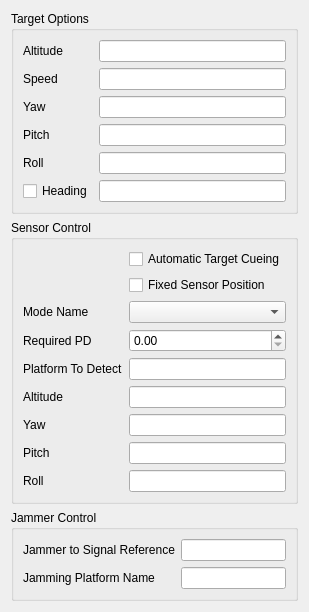
<?xml version="1.0" encoding="UTF-8"?>
<ui version="4.0">
 <class>PlatformOptionsWidget</class>
 <widget class="QWidget" name="PlatformOptionsWidget">
  <property name="geometry">
   <rect>
    <x>0</x>
    <y>0</y>
    <width>282</width>
    <height>542</height>
   </rect>
  </property>
  <property name="windowTitle">
   <string>Form</string>
  </property>
  <layout class="QGridLayout" name="gridLayout_4">
   <item row="0" column="0">
    <widget class="QGroupBox" name="mTargetOptionsGroupBox">
     <property name="styleSheet">
      <string notr="true"/>
     </property>
     <property name="title">
      <string>Target Options</string>
     </property>
     <property name="flat">
      <bool>false</bool>
     </property>
     <layout class="QGridLayout" name="gridLayout">
      <item row="7" column="1">
       <widget class="UtQtAngleValueEdit" name="mTargetPitchEdit"/>
      </item>
      <item row="7" column="0">
       <widget class="QLabel" name="label_6">
        <property name="text">
         <string>Pitch</string>
        </property>
       </widget>
      </item>
      <item row="6" column="0">
       <widget class="QLabel" name="label_5">
        <property name="text">
         <string>Yaw</string>
        </property>
       </widget>
      </item>
      <item row="6" column="1">
       <widget class="UtQtAngleValueEdit" name="mTargetYawEdit"/>
      </item>
      <item row="8" column="1">
       <widget class="UtQtAngleValueEdit" name="mTargetRollEdit"/>
      </item>
      <item row="8" column="0">
       <widget class="QLabel" name="label_7">
        <property name="layoutDirection">
         <enum>Qt::LeftToRight</enum>
        </property>
        <property name="text">
         <string>Roll</string>
        </property>
        <property name="alignment">
         <set>Qt::AlignLeading|Qt::AlignLeft|Qt::AlignVCenter</set>
        </property>
       </widget>
      </item>
      <item row="3" column="1">
       <widget class="UtQtLengthValueEdit" name="mTargetAltitudeEdit"/>
      </item>
      <item row="3" column="0">
       <widget class="QLabel" name="label_2">
        <property name="text">
         <string>Altitude</string>
        </property>
       </widget>
      </item>
      <item row="4" column="1">
       <widget class="UtQtSpeedValueEdit" name="mTargetSpeedEdit"/>
      </item>
      <item row="9" column="1">
       <widget class="UtQtAngleValueEdit" name="mTargetHeadingEdit"/>
      </item>
      <item row="4" column="0">
       <widget class="QLabel" name="label_3">
        <property name="text">
         <string>Speed</string>
        </property>
       </widget>
      </item>
      <item row="10" column="0">
       <spacer name="verticalSpacer">
        <property name="orientation">
         <enum>Qt::Vertical</enum>
        </property>
        <property name="sizeHint" stdset="0">
         <size>
          <width>20</width>
          <height>40</height>
         </size>
        </property>
       </spacer>
      </item>
      <item row="9" column="0">
       <widget class="QCheckBox" name="mTargetHeadingCheckBox">
        <property name="focusPolicy">
         <enum>Qt::ClickFocus</enum>
        </property>
        <property name="layoutDirection">
         <enum>Qt::LeftToRight</enum>
        </property>
        <property name="text">
         <string>Heading</string>
        </property>
        <property name="tristate">
         <bool>false</bool>
        </property>
       </widget>
      </item>
     </layout>
    </widget>
   </item>
   <item row="1" column="0">
    <widget class="QGroupBox" name="mSensorControlGroupBox">
     <property name="title">
      <string>Sensor Control</string>
     </property>
     <layout class="QGridLayout" name="gridLayout_3">
      <item row="9" column="0">
       <widget class="QLabel" name="label_11">
        <property name="text">
         <string>Roll</string>
        </property>
       </widget>
      </item>
      <item row="7" column="0">
       <widget class="QLabel" name="label_9">
        <property name="text">
         <string>Yaw</string>
        </property>
       </widget>
      </item>
      <item row="1" column="2">
       <widget class="QCheckBox" name="mAutoTargetCueingCheckBox">
        <property name="focusPolicy">
         <enum>Qt::ClickFocus</enum>
        </property>
        <property name="text">
         <string>Automatic Target Cueing</string>
        </property>
       </widget>
      </item>
      <item row="9" column="2">
       <widget class="UtQtAngleValueEdit" name="mSensorRollEdit"/>
      </item>
      <item row="5" column="2">
       <widget class="QLineEdit" name="mSensorPlatformToDetectEdit"/>
      </item>
      <item row="3" column="0">
       <widget class="QLabel" name="label_14">
        <property name="text">
         <string>Mode Name</string>
        </property>
       </widget>
      </item>
      <item row="8" column="0">
       <widget class="QLabel" name="label_10">
        <property name="text">
         <string>Pitch</string>
        </property>
       </widget>
      </item>
      <item row="8" column="2">
       <widget class="UtQtAngleValueEdit" name="mSensorPitchEdit"/>
      </item>
      <item row="5" column="0">
       <widget class="QLabel" name="label_13">
        <property name="text">
         <string>Platform To Detect</string>
        </property>
       </widget>
      </item>
      <item row="7" column="2">
       <widget class="UtQtAngleValueEdit" name="mSensorYawEdit"/>
      </item>
      <item row="3" column="2">
       <widget class="QComboBox" name="mSensorModeComboBox"/>
      </item>
      <item row="4" column="0">
       <widget class="QLabel" name="label_15">
        <property name="text">
         <string>Required PD</string>
        </property>
       </widget>
      </item>
      <item row="6" column="0">
       <widget class="QLabel" name="label">
        <property name="text">
         <string>Altitude</string>
        </property>
       </widget>
      </item>
      <item row="4" column="2">
       <widget class="QDoubleSpinBox" name="mSensorPDSpinBox">
        <property name="maximum">
         <double>1.000000000000000</double>
        </property>
        <property name="singleStep">
         <double>0.100000000000000</double>
        </property>
       </widget>
      </item>
      <item row="11" column="0">
       <spacer name="verticalSpacer_3">
        <property name="orientation">
         <enum>Qt::Vertical</enum>
        </property>
        <property name="sizeHint" stdset="0">
         <size>
          <width>20</width>
          <height>40</height>
         </size>
        </property>
       </spacer>
      </item>
      <item row="6" column="2">
       <widget class="UtQtLengthValueEdit" name="mSensorAltitudeEdit"/>
      </item>
      <item row="2" column="2">
       <widget class="QCheckBox" name="mFixedSensorCheckBox">
        <property name="text">
         <string>Fixed Sensor Position</string>
        </property>
       </widget>
      </item>
     </layout>
    </widget>
   </item>
   <item row="2" column="0">
    <widget class="QGroupBox" name="mJammerControlGroupBox">
     <property name="styleSheet">
      <string notr="true"/>
     </property>
     <property name="title">
      <string>Jammer Control</string>
     </property>
     <property name="flat">
      <bool>false</bool>
     </property>
     <layout class="QGridLayout" name="gridLayout_2">
      <item row="0" column="0">
       <widget class="QLabel" name="label_8">
        <property name="text">
         <string>Jammer to Signal Reference</string>
        </property>
       </widget>
      </item>
      <item row="1" column="1">
       <widget class="QLineEdit" name="mJammerNameEdit"/>
      </item>
      <item row="0" column="1">
       <widget class="UtQtRatioValueEdit" name="mJammerToSignalEdit"/>
      </item>
      <item row="1" column="0">
       <widget class="QLabel" name="label_12">
        <property name="text">
         <string>Jamming Platform Name</string>
        </property>
       </widget>
      </item>
      <item row="2" column="0">
       <spacer name="verticalSpacer_2">
        <property name="orientation">
         <enum>Qt::Vertical</enum>
        </property>
        <property name="sizeHint" stdset="0">
         <size>
          <width>20</width>
          <height>40</height>
         </size>
        </property>
       </spacer>
      </item>
     </layout>
    </widget>
   </item>
   <item row="0" column="1">
    <spacer name="horizontalSpacer">
     <property name="orientation">
      <enum>Qt::Horizontal</enum>
     </property>
     <property name="sizeHint" stdset="0">
      <size>
       <width>40</width>
       <height>20</height>
      </size>
     </property>
    </spacer>
   </item>
   <item row="1" column="1">
    <spacer name="horizontalSpacer_2">
     <property name="orientation">
      <enum>Qt::Horizontal</enum>
     </property>
     <property name="sizeHint" stdset="0">
      <size>
       <width>40</width>
       <height>20</height>
      </size>
     </property>
    </spacer>
   </item>
   <item row="2" column="1">
    <spacer name="horizontalSpacer_3">
     <property name="orientation">
      <enum>Qt::Horizontal</enum>
     </property>
     <property name="sizeHint" stdset="0">
      <size>
       <width>40</width>
       <height>20</height>
      </size>
     </property>
    </spacer>
   </item>
  </layout>
 </widget>
 <customwidgets>
  <customwidget>
   <class>UtQtLengthValueEdit</class>
   <extends>QLineEdit</extends>
   <header>UtQtUnitValueEdit.hpp</header>
  </customwidget>
  <customwidget>
   <class>UtQtSpeedValueEdit</class>
   <extends>QLineEdit</extends>
   <header>UtQtUnitValueEdit.hpp</header>
  </customwidget>
  <customwidget>
   <class>UtQtAngleValueEdit</class>
   <extends>QLineEdit</extends>
   <header>UtQtUnitValueEdit.hpp</header>
  </customwidget>
  <customwidget>
   <class>UtQtRatioValueEdit</class>
   <extends>QLineEdit</extends>
   <header>UtQtUnitValueEdit.hpp</header>
  </customwidget>
 </customwidgets>
 <tabstops>
  <tabstop>mTargetAltitudeEdit</tabstop>
  <tabstop>mTargetSpeedEdit</tabstop>
  <tabstop>mTargetYawEdit</tabstop>
  <tabstop>mTargetPitchEdit</tabstop>
  <tabstop>mTargetRollEdit</tabstop>
  <tabstop>mTargetHeadingEdit</tabstop>
  <tabstop>mTargetHeadingCheckBox</tabstop>
  <tabstop>mAutoTargetCueingCheckBox</tabstop>
  <tabstop>mSensorModeComboBox</tabstop>
  <tabstop>mSensorPDSpinBox</tabstop>
  <tabstop>mSensorPlatformToDetectEdit</tabstop>
  <tabstop>mSensorYawEdit</tabstop>
  <tabstop>mSensorPitchEdit</tabstop>
  <tabstop>mSensorRollEdit</tabstop>
  <tabstop>mJammerToSignalEdit</tabstop>
  <tabstop>mJammerNameEdit</tabstop>
 </tabstops>
 <resources/>
 <connections/>
</ui>
